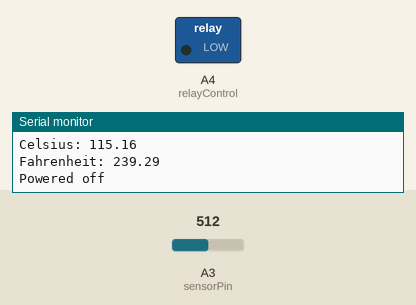
Simulated run of this sketch. Board: Arduino Uno, built with avr-gcc and run on an emulated ATmega328P. Parts: switched loads named in the sketch (green lamp = pin HIGH), the last lines printed to the serial monitor. The inputs (shaded band) are chosen by the test bench; at power-on: A3 (sensorPin) = 512. Pins used as bus, display or sensor lines are not drawn.

Above: at 2.3 s.
2.4 s: A3 (sensorPin) set to 256
4.5 s: A3 (sensorPin) set to 221
At 4.9 s:
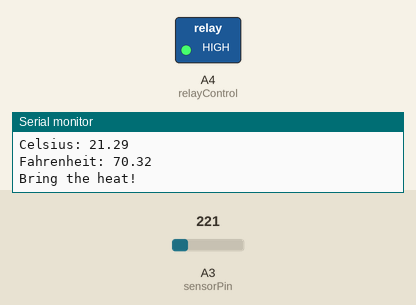
6.6 s: A3 (sensorPin) set to 306
At 8.6 s:
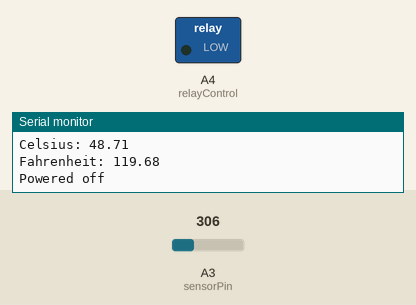
9.0 s: A3 (sensorPin) set to 122
At 9.9 s:
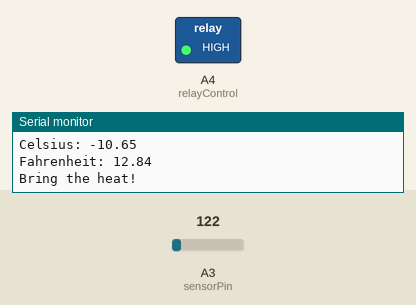
Timing chart, 0 to 12.0 s (numbered marks = the images above; inputs shaded):
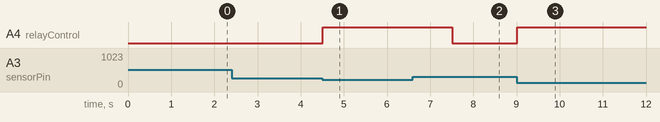

Measured:
- the behaviour switches between 238 and 237 on A3 (sensorPin) (found by bisection; images 0 and 1)
- after the input at 4.5 s, A4 (relayControl): LOW → HIGH at once
- after the input at 6.6 s, A4 (relayControl): HIGH → LOW after 0.92 s
- after the input at 9.0 s, A4 (relayControl): LOW → HIGH at once

The sketch:

Raynaud.ino
```cpp
/*
   Developers: Tilden Chima and Wilson Randle
   Temperature sensor connections:
   [Sensor] to [Arduino]
   S tab to A3
   + tab to A5
   - tab to A2

   Relay Connections
   [Arduino] to [Relay]
   A4 to Signal
   + to +
   - to -

   Using an Arduino LilyPad, LilyPad Temperature Sensor, and Songle SRD-05VDC-SL-C Relay or similar simple relay.
*/

int sensorPin = A3;        //data pin from temperature sensor
int sensorPositive= A5;    //positive voltage to temperature sensor
int sensorNegative = A2;   //negative (ground) to temperature sensor

int relayControl=A4;       //Controls relay - HIGH for on, LOW for off.

int threshold= 80; // Set temperature threshold variable to check against. If the temperature is below this threshold, the heating pad will turn on.
                   // For demo purposes, we might want to set this to slightly lower than room temperature (65-ish), so when exposed to a cold source,
                   // the relay will be triggered and heating pad turned on.

void setup()
{
  // Set the temperature sensor pin as an INPUT:
  pinMode(sensorPin, INPUT);

  // Set the heating pad connections as OUTPUTS and Set pin A5 to use as a power pin for the sensor
  pinMode(sensorPositive, OUTPUT);
  pinMode(sensorNegative, OUTPUT);
  digitalWrite(sensorNegative, LOW); //Set to ground
  digitalWrite(sensorPositive, HIGH);//Set to 3.3 to 5V

  pinMode(relayControl, OUTPUT);    //Set relay control on Arduino as output.


//Temperature Sensor:
//S to A3
//+ to A5
//- to A2

//output control pin from Arduino to relay is A4.


/*

  Relay wiring reference:
               ---------
    Signal ---|         |(x) (Unused; I think it's the latching "sticky" output that retains switch state when removed from power)
       (+) ---|  Relay  |(x) (Positive terminal of external power supply)
       (-) ---|_________|(x) (Controlled non-latching output, positive terminal)

            **Common ground**

 */

  // Initialize Serial, set the baud rate to 9600 bps.
  Serial.begin(9600);
}

void loop()
{
   long rawTemp;     // Variable to store raw temperature
   float voltage;    // Variable to store voltage calculation
   float fahrenheit; // Variable to store Fahrenheit value
   float celsius;    // Variable to store Celsius value

  // Read the raw 0-1023 value of temperature into a variable.
  rawTemp = analogRead(sensorPin);

  // Calculate the voltage, based on that value.
  // Multiply by maximum voltage (3.3V) and divide by maximum ADC value (1023).
  voltage = rawTemp * (3.3 / 1023.0);
  Serial.print("Voltage: "); // Print voltage reading to serial monitor
  Serial.println(voltage);

  // Calculate the celsius temperature, based on that voltage.
  celsius = (voltage - 0.5) * 100;
  Serial.print("Celsius: "); // Print celcius to serial monitor
  Serial.println(celsius);

  // Use a common equation to convert celsius to Fahrenheit. F = C*9/5 + 32.
  fahrenheit = (celsius * 9.0 / 5.0) + 32.0;
  Serial.print("Fahrenheit: "); // Print Fahrenheit to serial monitor
  Serial.println(fahrenheit);

  //Check the temperature, and turn on the Heating Pad if it passes the threshold
  if (fahrenheit <= threshold) // If the temperature falls below the threshold:
  {
    digitalWrite(relayControl, HIGH);          //Switch relay on, turn the heating pad on
    Serial.println("Bring the heat!"); //Confirm the heating pad is on
  }

  else
  {
    digitalWrite(relayControl, LOW);  //Switch relay off, turn the heating pad off
    Serial.println("Powered off");    //Confirm the heating pad is on
  }

  // Print a blank line
  Serial.println();

  // Wait 1.5 seconds between readings
  delay(1500);
}
```
